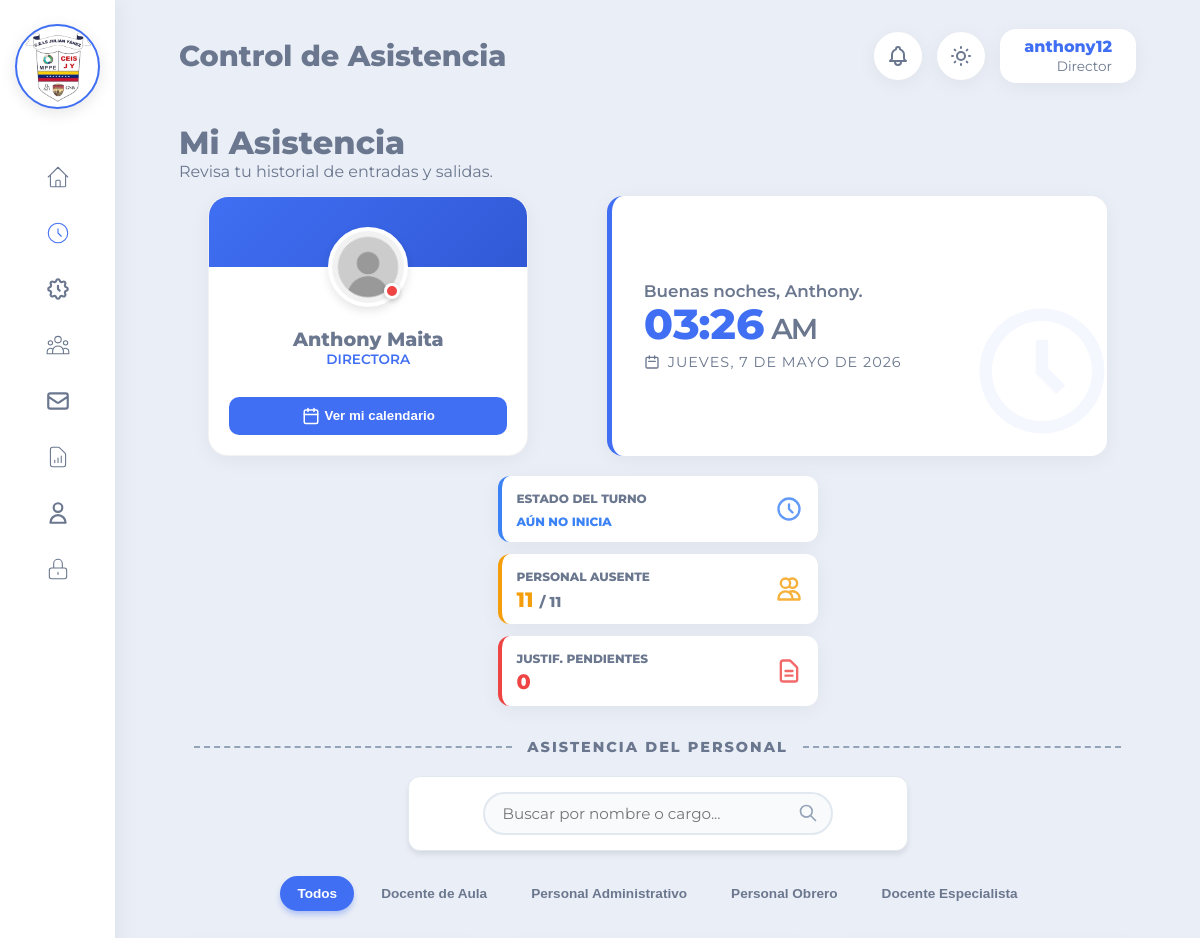
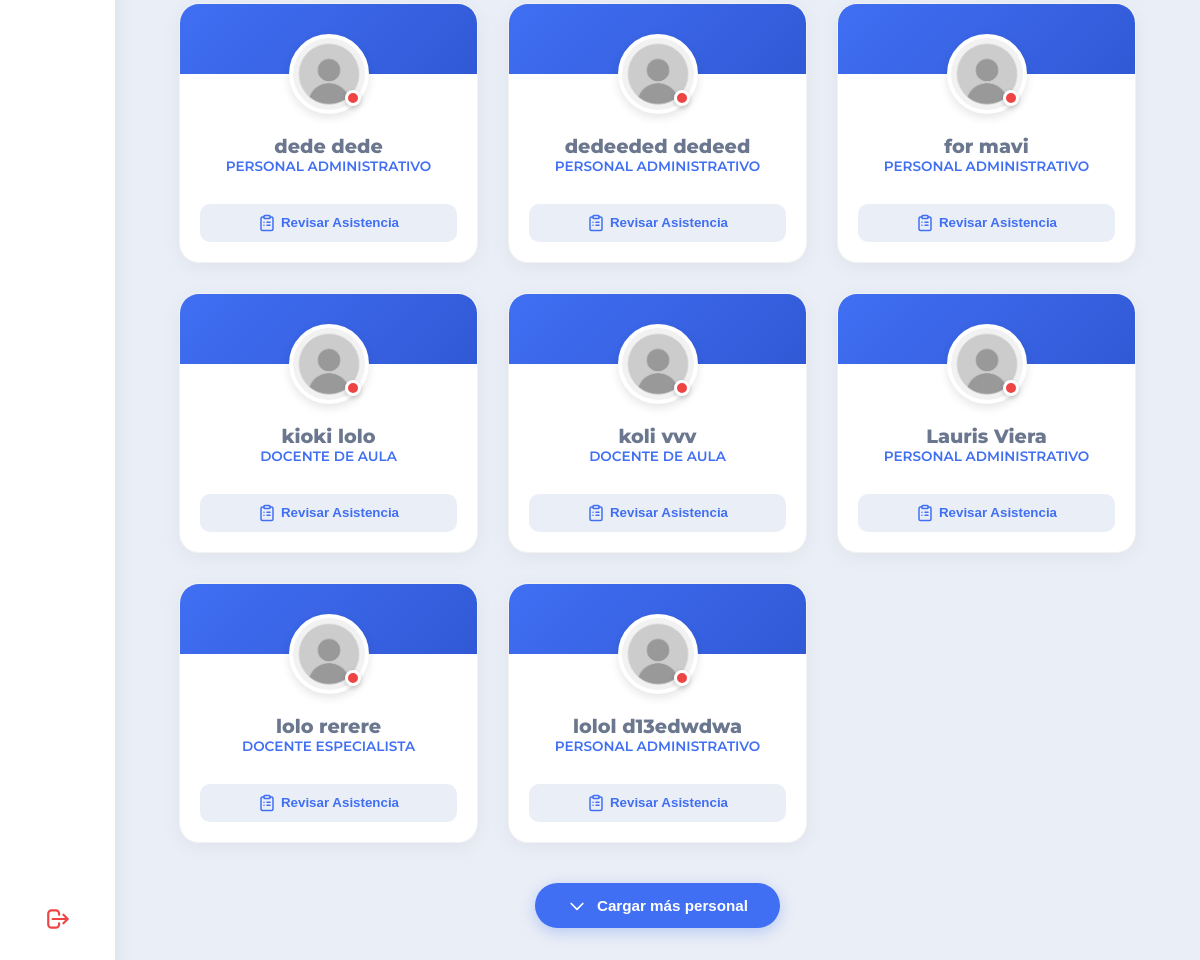
The page /vistas/asistencia.php (signed in) on the database its author committed (2 pictures, top to bottom).
### tables this page shows
CREATE TABLE `personal` (
  `id_personal` int(11) NOT NULL AUTO_INCREMENT,
  `cedula` varchar(15) NOT NULL,
  `nombres` varchar(100) NOT NULL,
  `apellidos` varchar(100) NOT NULL,
  `foto_perfil` varchar(255) NOT NULL DEFAULT 'default.png',
  `telefono` varchar(20) NOT NULL,
  `id_cargo` int(11) NOT NULL,
  `id_usuario` int(11) NOT NULL,
  `hora_entrada_personalizada` time DEFAULT NULL,
  `hora_salida_personalizada` time DEFAULT NULL,
  `fecha_ingreso` date DEFAULT curdate(),
  PRIMARY KEY (`id_personal`),
  UNIQUE KEY `cedula_unica` (`cedula`),
  KEY `fk_personal_cargo` (`id_cargo`),
  KEY `fk_personal_usuario` (`id_usuario`),
  CONSTRAINT `fk_personal_cargo` FOREIGN KEY (`id_cargo`) REFERENCES `cargos` (`id_cargo`) ON UPDATE CASCADE,
  CONSTRAINT `fk_personal_usuario` FOREIGN KEY (`id_usuario`) REFERENCES `usuarios` (`id_usuario`) ON DELETE CASCADE ON UPDATE CASCADE
);

CREATE TABLE `cargos` (
  `id_cargo` int(11) NOT NULL AUTO_INCREMENT,
  `nombre_cargo` varchar(100) NOT NULL,
  PRIMARY KEY (`id_cargo`)
);

### vistas/asistencia.php (the view, shortened to what this page needs)
<?php
require_once '../configuracion/conexion.php';
$dia_semana = date('N');
$es_fin_de_semana = ($dia_semana == 6 || $dia_semana == 7);
$id_rol = $_SESSION['id_rol'];
$id_usuario = $_SESSION['id_usuario'];
$stmt_mi_id = $conexion->prepare("SELECT p.id_personal, p.foto_perfil, p.nombres, p.apellidos, c.nombre_cargo,
                                         a.hora_entrada AS asistio_hoy
                                  FROM personal p
                                  INNER JOIN cargos c ON p.id_cargo = c.id_cargo
                                  LEFT JOIN asistencias a ON p.id_personal = a.id_personal AND a.fecha = CURDATE()
                                  WHERE p.id_usuario = ?");
$stmt_mi_id->execute([$id_usuario]);
$mis_datos = $stmt_mi_id->fetch(PDO::FETCH_ASSOC);
$mi_id_personal = $mis_datos ? $mis_datos['id_personal'] : 0;
$es_admin = ($id_rol == 1 || $id_rol == 2);
$lista_personal = [];
$cargos_activos_en_grid = [];
$ausentes_hoy = 0;
$justificaciones_pendientes = 0;
if ($es_admin) {
    try {
        $stmt_just = $conexion->query("SELECT COUNT(*) FROM asistencias WHERE estado_justificacion = 'Pendiente'");
        $justificaciones_pendientes = $stmt_just->fetchColumn();
        $sql = "SELECT p.id_personal, p.cedula, p.nombres, p.apellidos, p.foto_perfil, p.id_cargo, c.nombre_cargo,
                       a.hora_entrada AS asistio_hoy
                FROM personal p
                INNER JOIN cargos c ON p.id_cargo = c.id_cargo
                INNER JOIN usuarios u ON p.id_usuario = u.id_usuario
                LEFT JOIN asistencias a ON p.id_personal = a.id_personal AND a.fecha = CURDATE()
                WHERE u.estado = 'Activo' AND p.id_personal != ?
                ORDER BY p.nombres ASC";
        $stmt = $conexion->prepare($sql);
        $stmt->execute([$mi_id_personal]);
        $lista_personal = $stmt->fetchAll(PDO::FETCH_ASSOC);
        $cargos_activos_en_grid = array_unique(array_column($lista_personal, 'id_cargo'));
        $stmt_cargos = $conexion->query("SELECT id_cargo, nombre_cargo FROM cargos ORDER BY id_cargo ASC");
        $cargos = $stmt_cargos->fetchAll(PDO::FETCH_ASSOC);
        $total_personal = count($lista_personal);
        $presentes_hoy = 0;
        $ausentes_hoy = $total_personal - $presentes_hoy;
    } catch (PDOException $e) {}
}
?>
<!DOCTYPE html>
<html lang="es" data-theme="light">
<head>
    <link rel="stylesheet" href="../recursos/css/principal.css?v=<?php echo time(); ?>">
</head>
<body>
   <?php $pagina_activa = 'asistencia'; require_once 'componentes/sidebar.php'; ?>
    <div class="contenedor-principal">
        <?php $titulo_pagina = 'Control de Asistencia'; require_once 'componentes/topbar.php'; ?>
        <main class="contenido">
            <?php if ($es_admin): ?>
                <div class="cabecera-personal" style="margin-block-end: 15px;">
                    <div>
                        <h1>Mi Asistencia</h1>
                        <p>Revisa tu historial de entradas y salidas.</p>
                    </div>
                </div>
    <div class="contenedor-widgets-asistencia">
    <div class="tarjeta-perfil perfil-widget-min">
        <div class="contenedor-avatar" style="margin-block-start: -40px; inline-size: 80px; block-size: 80px;">
            <img src="../recursos/img/perfiles/<?php echo htmlspecialchars($mis_datos['foto_perfil']); ?>" alt="Mi Foto">
            <?php
                if (!empty($mis_datos['asistio_hoy'])) {
                    echo '<span class="indicador-estatus estatus-presente" title="Asistencia marcada (' . date('h:i A', strtotime($mis_datos['asistio_hoy'])) . ')"></span>';
                } else {
                    echo '<span class="indicador-estatus estatus-ausente" title="Aún no has marcado entrada hoy"></span>';
                }
            ?>
        </div>
        <div class="info-perfil" style="padding-block-start: 10px;">
            <h3 class="nombre-empleado"><?php echo htmlspecialchars($mis_datos['nombres'] . ' ' . $mis_datos['apellidos']); ?></h3>
            <span class="cargo-empleado"><?php echo htmlspecialchars($mis_datos['nombre_cargo']); ?></span>
            <div class="acciones-perfil">
                <button class="btn-editar-horario" onclick="abrirCalendario(<?php echo $mi_id_personal; ?>, 'Mi Asistencia', false)" style="inline-size: 100%; background-color: var(--primary-color); color: white;">
                    <svg width="18" height="18" viewBox="0 0 24 24" fill="none" stroke="currentColor" stroke-width="2" stroke-linecap="round" stroke-linejoin="round">
                        <rect x="3" y="4" width="18" height="18" rx="2" ry="2"/>
                        <line x1="16" y1="2" x2="16" y2="6"/>
                        <line x1="8" y1="2" x2="8" y2="6"/>
                        <line x1="3" y1="10" x2="21" y2="10"/>
                    </svg>
                    Ver mi calendario
                </button>
            </div>
        </div>
    </div>
    <?php if ($es_fin_de_semana): ?>
        <div class="fin-semana-widget">
            <svg xmlns="http://www.w3.org/2000/svg" class="fin-semana-icono" width="60" height="60" fill="none" viewBox="0 0 24 24" stroke="currentColor" stroke-width="2" stroke-linecap="round" stroke-linejoin="round">
                <circle cx="11" cy="13" r="8"></circle>
                <polyline points="11 9 11 13 14 15"></polyline>
                <path d="M15 3h4l-4 5h4"></path>
                <path d="M21 7h3l-3 4h3" stroke-width="1.5"></path>
            </svg>
            <h2 class="fin-semana-titulo">¡Feliz Fin de Semana!</h2>
            <p class="fin-semana-texto">El módulo de asistencia en tiempo real está en pausa hasta el lunes.</p>
        </div>
    <?php else: ?>
        <div class="reloj-widget">
            <svg class="reloj-bg-icon" width="150" height="150" fill="currentColor" viewBox="0 0 24 24"><path d="M12 2C6.486 2 2 6.486 2 12s4.486 10 10 10 10-4.486 10-10S17.514 2 12 2zm0 18c-4.411 0-8-3.589-8-8s3.589-8 8-8 8 3.589 8 8-3.589 8-8 8z"/><path d="M13 7h-2v5.414l3.293 3.293 1.414-1.414L13 11.586z"/></svg>
            <div class="reloj-contenido">
                <p id="reloj-saludo" class="reloj-saludo">Cargando reloj...</p>
                <h2 id="reloj-hora" class="reloj-hora">--:--:--</h2>
                <p class="reloj-fecha">
                    <svg xmlns="http://www.w3.org/2000/svg" fill="none" viewBox="0 0 24 24" stroke="currentColor" style="inline-size: 16px; block-size: 16px;"><path stroke-linecap="round" stroke-linejoin="round" stroke-width="2" d="M8 7V3m8 4V3m-9 8h10M5 21h14a2 2 0 002-2V7a2 2 0 00-2-2H5a2 2 0 00-2 2v12a2 2 0 002 2z" /></svg>
                    <span id="reloj-fecha">Cargando fecha...</span>
                </p>
            </div>
        </div>
        <div class="stats-widget">
            <div class="stat-tarjeta verde" id="tarjeta-estado-turno">
                <div class="stat-info">
                    <span>Estado del Turno</span>
                    <div id="texto-estatus-turno" class="stat-valor" style="font-size: 1.1rem; font-weight: 700;">Calculando...</div>
                </div>
                <svg xmlns="http://www.w3.org/2000/svg" class="stat-icono verde" id="icono-estado-turno" width="28" height="28" fill="none" viewBox="0 0 24 24" stroke="currentColor"><path stroke-linecap="round" stroke-linejoin="round" stroke-width="2" d="M12 8v4l3 3m6-3a9 9 0 11-18 0 9 9 0 0118 0z" /></svg>
            </div>
            <div class="stat-tarjeta naranja">
                <div class="stat-info">
                    <span>Personal Ausente</span>
                    <div class="stat-valor naranja"><?php echo $ausentes_hoy; ?> <span class="limite">/ <?php echo $total_personal; ?></span></div>
                </div>
            </div>
            <div class="stat-tarjeta rojo">
                <div class="stat-info">
                    <span>Justif. Pendientes</span>
                    <div class="stat-valor rojo"><?php echo $justificaciones_pendientes; ?></div>
                </div>
            </div>
        </div>
    <?php endif; ?>
            </div>
                <div class="separador-personal" style="margin-block-end: 20px;">Asistencia del Personal</div>
                <div class="contenedor-filtros-globales" style="justify-content: center; margin-inline: auto; max-inline-size: 500px; margin-block-end: 25px; padding: 15px;">
                    <div class="contenedor-busqueda-elegante" style="margin: 0; inline-size: 100%;">
                      <input type="text" id="buscador-universal" class="campo-busqueda-elegante" placeholder="Buscar por nombre o cargo...">
                    </div>
                </div>
                <div class="botones-filtro-cargo" style="margin-block-end: 30px;">
                    <button class="btn-filtro activo" onclick="aplicarFiltroUniversal('todos', this, true)">Todos</button>
                    <?php foreach($cargos as $c): ?>
                        <?php if(in_array($c['id_cargo'], $cargos_activos_en_grid)): ?>
                            <button class="btn-filtro" onclick="aplicarFiltroUniversal(<?php echo $c['id_cargo']; ?>, this, true)">
                                <?php echo htmlspecialchars($c['nombre_cargo']); ?>
                            </button>
                        <?php endif; ?>
                    <?php endforeach; ?>
                </div>
                <div class="grid-perfiles">
                    <?php foreach ($lista_personal as $emp): ?>
                        <div class="tarjeta-perfil item-filtrable" data-cargo="<?php echo $emp['id_cargo']; ?>">
                            <div class="contenedor-avatar" style="margin-block-start: -40px; inline-size: 80px; block-size: 80px;">
                                <img src="../recursos/img/perfiles/<?php echo htmlspecialchars($emp['foto_perfil']); ?>" alt="Foto">
                                <?php
                                    if (!empty($emp['asistio_hoy'])) {
                                        echo '<span class="indicador-estatus estatus-presente" title="Asistió hoy (' . date('h:i A', strtotime($emp['asistio_hoy'])) . ')"></span>';
                                    } else {
                                        echo '<span class="indicador-estatus estatus-ausente" title="Aún no has marcado entrada hoy"></span>';
                                    }
                                ?>
                            </div>
                            <div class="info-perfil" style="padding-block-start: 10px;">
                                <h3 class="nombre-empleado"><?php echo htmlspecialchars($emp['nombres'] . ' ' . $emp['apellidos']); ?></h3>
                                <span class="cargo-empleado"><?php echo htmlspecialchars($emp['nombre_cargo']); ?></span>
                                <div class="acciones-perfil">
                                    <button class="btn-editar-horario" onclick="abrirCalendario(<?php echo $emp['id_personal']; ?>, '<?php echo addslashes($emp['nombres']); ?>', true)" style="inline-size: 100%;">
                                        Revisar Asistencia
                                    </button>
                                </div>
                            </div>
                        </div>
                    <?php endforeach; ?>
                </div>
                <div id="contenedor-ver-mas" style="text-align: center; margin-block-start: 10px; margin-block-end: 30px; display: none;">
                    <button id="btn-ver-mas" class="btn-guardar" style="background-color: var(--primary-color); border-radius: 25px; padding: 0.8rem 2rem; font-size: 0.95rem;">
                        <svg xmlns="http://www.w3.org/2000/svg" fill="none" viewBox="0 0 24 24" stroke="currentColor" style="inline-size: 20px; block-size: 20px;"><path stroke-linecap="round" stroke-linejoin="round" stroke-width="2" d="M19 9l-7 7-7-7" /></svg>
                        Cargar más personal
                    </button>
                </div>
            <?php endif; ?>
        </main>
    </div>
</body>
</html>

### rows shown on the page
personal: foto_perfil (placeholder picture), nombres+apellidos "Anthony Maita", id_cargo.nombre_cargo "DIRECTORA"
cargos: nombre_cargo "Docente de Aula"
cargos: nombre_cargo "Personal Administrativo"
cargos: nombre_cargo "Personal Obrero"
cargos: nombre_cargo "Docente Especialista"
personal: foto_perfil (placeholder picture), nombres+apellidos "dede dede", id_cargo.nombre_cargo "PERSONAL ADMINISTRATIVO"
personal: foto_perfil (placeholder picture), nombres+apellidos "dedeeded dedeed", id_cargo.nombre_cargo "PERSONAL ADMINISTRATIVO"
personal: foto_perfil (placeholder picture), nombres+apellidos "for mavi", id_cargo.nombre_cargo "PERSONAL ADMINISTRATIVO"
personal: foto_perfil (placeholder picture), nombres+apellidos "kioki lolo", id_cargo.nombre_cargo "DOCENTE DE AULA"
personal: foto_perfil (placeholder picture), nombres+apellidos "koli vvv", id_cargo.nombre_cargo "DOCENTE DE AULA"
personal: foto_perfil (placeholder picture), nombres+apellidos "Lauris Viera", id_cargo.nombre_cargo "PERSONAL ADMINISTRATIVO"
personal: foto_perfil (placeholder picture), nombres+apellidos "lolo rerere", id_cargo.nombre_cargo "DOCENTE ESPECIALISTA"
personal: foto_perfil (placeholder picture), nombres+apellidos "lolol d13edwdwa", id_cargo.nombre_cargo "PERSONAL ADMINISTRATIVO"

### other values the page prints
$titulo_pagina "Control de Asistencia"
$nombre "anthony12"
$rol "Director"
$ausentes_hoy "11"
$total_personal "11"
$justificaciones_pendientes "0"
